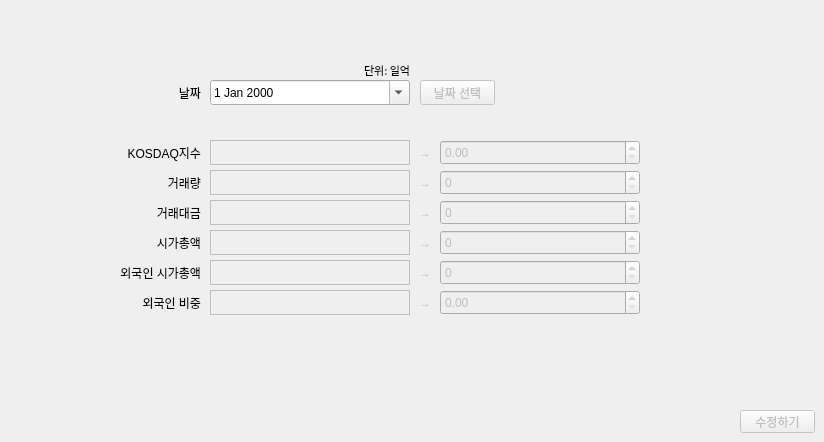
        <widget class="QWidget" name="kosdaq_tab_edit">
         <attribute name="title">
          <string>데이터 수정</string>
         </attribute>
         <widget class="QWidget" name="widget_3" native="true">
          <property name="geometry">
           <rect>
            <x>70</x>
            <y>50</y>
            <width>731</width>
            <height>300</height>
           </rect>
          </property>
          <widget class="QLabel" name="kosdaq_label_edit">
           <property name="geometry">
            <rect>
             <x>140</x>
             <y>60</y>
             <width>200</width>
             <height>20</height>
            </rect>
           </property>
           <property name="sizePolicy">
            <sizepolicy hsizetype="Preferred" vsizetype="Preferred">
             <horstretch>0</horstretch>
             <verstretch>0</verstretch>
            </sizepolicy>
           </property>
           <property name="font">
            <font>
             <family>맑은 고딕</family>
             <pointsize>8</pointsize>
            </font>
           </property>
           <property name="text">
            <string/>
           </property>
           <property name="alignment">
            <set>Qt::AlignRight|Qt::AlignTop|Qt::AlignTrailing</set>
           </property>
          </widget>
          <widget class="QLabel" name="label_22">
           <property name="geometry">
            <rect>
             <x>30</x>
             <y>120</y>
             <width>101</width>
             <height>25</height>
            </rect>
           </property>
           <property name="text">
            <string>거래량</string>
           </property>
           <property name="alignment">
            <set>Qt::AlignRight|Qt::AlignTrailing|Qt::AlignVCenter</set>
           </property>
          </widget>
          <widget class="QDateEdit" name="kosdaq_date_edit">
           <property name="geometry">
            <rect>
             <x>140</x>
             <y>30</y>
             <width>200</width>
             <height>25</height>
            </rect>
           </property>
           <property name="calendarPopup">
            <bool>true</bool>
           </property>
          </widget>
          <widget class="QLabel" name="label_23">
           <property name="geometry">
            <rect>
             <x>30</x>
             <y>150</y>
             <width>101</width>
             <height>25</height>
            </rect>
           </property>
           <property name="text">
            <string>거래대금</string>
           </property>
           <property name="alignment">
            <set>Qt::AlignRight|Qt::AlignTrailing|Qt::AlignVCenter</set>
           </property>
          </widget>
          <widget class="QLabel" name="label_24">
           <property name="geometry">
            <rect>
             <x>30</x>
             <y>210</y>
             <width>101</width>
             <height>25</height>
            </rect>
           </property>
           <property name="text">
            <string>외국인 시가총액</string>
           </property>
           <property name="alignment">
            <set>Qt::AlignRight|Qt::AlignTrailing|Qt::AlignVCenter</set>
           </property>
          </widget>
          <widget class="QLabel" name="label_25">
           <property name="geometry">
            <rect>
             <x>30</x>
             <y>180</y>
             <width>101</width>
             <height>25</height>
            </rect>
           </property>
           <property name="text">
            <string>시가총액</string>
           </property>
           <property name="alignment">
            <set>Qt::AlignRight|Qt::AlignTrailing|Qt::AlignVCenter</set>
           </property>
          </widget>
          <widget class="QWidget" name="kosdaq_group_edit" native="true">
           <property name="enabled">
            <bool>false</bool>
           </property>
           <property name="geometry">
            <rect>
             <x>140</x>
             <y>90</y>
             <width>521</width>
             <height>191</height>
            </rect>
           </property>
           <widget class="QDoubleSpinBox" name="kosdaq_spin_edit6">
            <property name="geometry">
             <rect>
              <x>230</x>
              <y>150</y>
              <width>200</width>
              <height>25</height>
             </rect>
            </property>
            <property name="decimals">
             <number>2</number>
            </property>
            <property name="maximum">
             <double>9999.989999999999782</double>
            </property>
            <property name="singleStep">
             <double>0.010000000000000</double>
            </property>
           </widget>
           <widget class="QSpinBox" name="kosdaq_spin_edit2">
            <property name="geometry">
             <rect>
              <x>230</x>
              <y>30</y>
              <width>200</width>
              <height>25</height>
             </rect>
            </property>
            <property name="maximum">
             <number>999999999</number>
            </property>
           </widget>
           <widget class="QDoubleSpinBox" name="kosdaq_spin_edit1">
            <property name="geometry">
             <rect>
              <x>230</x>
              <y>0</y>
              <width>200</width>
              <height>25</height>
             </rect>
            </property>
            <property name="decimals">
             <number>2</number>
            </property>
            <property name="maximum">
             <double>9999.989999999999782</double>
            </property>
            <property name="singleStep">
             <double>0.010000000000000</double>
            </property>
           </widget>
           <widget class="QSpinBox" name="kosdaq_spin_edit3">
            <property name="geometry">
             <rect>
              <x>230</x>
              <y>60</y>
              <width>200</width>
              <height>25</height>
             </rect>
            </property>
            <property name="maximum">
             <number>999999999</number>
            </property>
           </widget>
           <widget class="QSpinBox" name="kosdaq_spin_edit4">
            <property name="geometry">
             <rect>
              <x>230</x>
              <y>90</y>
              <width>200</width>
              <height>25</height>
             </rect>
            </property>
            <property name="maximum">
             <number>999999999</number>
            </property>
           </widget>
           <widget class="QSpinBox" name="kosdaq_spin_edit5">
            <property name="geometry">
             <rect>
              <x>230</x>
              <y>120</y>
              <width>200</width>
              <height>25</height>
             </rect>
            </property>
            <property name="maximum">
             <number>999999999</number>
            </property>
           </widget>
           <widget class="QLabel" name="kosdaq_label_edit4">
            <property name="geometry">
             <rect>
              <x>0</x>
              <y>90</y>
              <width>200</width>
              <height>25</height>
             </rect>
            </property>
            <property name="autoFillBackground">
             <bool>false</bool>
            </property>
            <property name="frameShape">
             <enum>QFrame::Box</enum>
            </property>
            <property name="text">
             <string/>
            </property>
           </widget>
           <widget class="QLabel" name="kosdaq_label_edit6">
            <property name="geometry">
             <rect>
              <x>0</x>
              <y>150</y>
              <width>200</width>
              <height>25</height>
             </rect>
            </property>
            <property name="autoFillBackground">
             <bool>false</bool>
            </property>
            <property name="frameShape">
             <enum>QFrame::Box</enum>
            </property>
            <property name="text">
             <string/>
            </property>
           </widget>
           <widget class="QLabel" name="kosdaq_label_edit1">
            <property name="geometry">
             <rect>
              <x>0</x>
              <y>0</y>
              <width>200</width>
              <height>25</height>
             </rect>
            </property>
            <property name="autoFillBackground">
             <bool>false</bool>
            </property>
            <property name="frameShape">
             <enum>QFrame::Box</enum>
            </property>
            <property name="text">
             <string/>
            </property>
           </widget>
           <widget class="QLabel" name="kosdaq_label_edit3">
            <property name="geometry">
             <rect>
              <x>0</x>
              <y>60</y>
              <width>200</width>
              <height>25</height>
             </rect>
            </property>
            <property name="autoFillBackground">
             <bool>false</bool>
            </property>
            <property name="frameShape">
             <enum>QFrame::Box</enum>
            </property>
            <property name="text">
             <string/>
            </property>
           </widget>
           <widget class="QLabel" name="kosdaq_label_edit5">
            <property name="geometry">
             <rect>
              <x>0</x>
              <y>120</y>
              <width>200</width>
              <height>25</height>
             </rect>
            </property>
            <property name="autoFillBackground">
             <bool>false</bool>
            </property>
            <property name="frameShape">
             <enum>QFrame::Box</enum>
            </property>
            <property name="text">
             <string/>
            </property>
           </widget>
           <widget class="QLabel" name="kosdaq_label_edit2">
            <property name="geometry">
             <rect>
              <x>0</x>
              <y>30</y>
              <width>200</width>
              <height>25</height>
             </rect>
            </property>
            <property name="autoFillBackground">
             <bool>false</bool>
            </property>
            <property name="frameShape">
             <enum>QFrame::Box</enum>
            </property>
            <property name="text">
             <string/>
            </property>
           </widget>
           <widget class="QLabel" name="label_53">
            <property name="geometry">
             <rect>
              <x>200</x>
              <y>0</y>
              <width>30</width>
              <height>25</height>
             </rect>
            </property>
            <property name="text">
             <string>→</string>
            </property>
            <property name="alignment">
             <set>Qt::AlignCenter</set>
            </property>
           </widget>
           <widget class="QLabel" name="label_54">
            <property name="geometry">
             <rect>
              <x>200</x>
              <y>30</y>
              <width>30</width>
              <height>25</height>
             </rect>
            </property>
            <property name="text">
             <string>→</string>
            </property>
            <property name="alignment">
             <set>Qt::AlignCenter</set>
            </property>
           </widget>
           <widget class="QLabel" name="label_55">
            <property name="geometry">
             <rect>
              <x>200</x>
              <y>60</y>
              <width>30</width>
              <height>25</height>
             </rect>
            </property>
            <property name="text">
             <string>→</string>
            </property>
            <property name="alignment">
             <set>Qt::AlignCenter</set>
            </property>
           </widget>
           <widget class="QLabel" name="label_56">
            <property name="geometry">
             <rect>
              <x>200</x>
              <y>90</y>
              <width>30</width>
              <height>25</height>
             </rect>
            </property>
            <property name="text">
             <string>→</string>
            </property>
            <property name="alignment">
             <set>Qt::AlignCenter</set>
            </property>
           </widget>
           <widget class="QLabel" name="label_57">
            <property name="geometry">
             <rect>
              <x>200</x>
              <y>120</y>
              <width>30</width>
              <height>25</height>
             </rect>
            </property>
            <property name="text">
             <string>→</string>
            </property>
            <property name="alignment">
             <set>Qt::AlignCenter</set>
            </property>
           </widget>
           <widget class="QLabel" name="label_58">
            <property name="geometry">
             <rect>
              <x>200</x>
              <y>150</y>
              <width>30</width>
              <height>25</height>
             </rect>
            </property>
            <property name="text">
             <string>→</string>
            </property>
            <property name="alignment">
             <set>Qt::AlignCenter</set>
            </property>
           </widget>
          </widget>
          <widget class="QLabel" name="label_26">
           <property name="geometry">
            <rect>
             <x>30</x>
             <y>90</y>
             <width>101</width>
             <height>25</height>
            </rect>
           </property>
           <property name="text">
            <string>KOSDAQ지수</string>
           </property>
           <property name="alignment">
            <set>Qt::AlignRight|Qt::AlignTrailing|Qt::AlignVCenter</set>
           </property>
          </widget>
          <widget class="QLabel" name="label_27">
           <property name="geometry">
            <rect>
             <x>30</x>
             <y>30</y>
             <width>101</width>
             <height>25</height>
            </rect>
           </property>
           <property name="text">
            <string>날짜</string>
           </property>
           <property name="alignment">
            <set>Qt::AlignRight|Qt::AlignTrailing|Qt::AlignVCenter</set>
           </property>
          </widget>
          <widget class="QLabel" name="label_28">
           <property name="geometry">
            <rect>
             <x>30</x>
             <y>240</y>
             <width>101</width>
             <height>25</height>
            </rect>
           </property>
           <property name="text">
            <string>외국인 비중</string>
           </property>
           <property name="alignment">
            <set>Qt::AlignRight|Qt::AlignTrailing|Qt::AlignVCenter</set>
           </property>
          </widget>
          <widget class="QLabel" name="label_31">
           <property name="geometry">
            <rect>
             <x>240</x>
             <y>10</y>
             <width>100</width>
             <height>20</height>
            </rect>
           </property>
           <property name="font">
            <font>
             <family>맑은 고딕</family>
             <pointsize>8</pointsize>
            </font>
           </property>
           <property name="text">
            <string>단위: 일억</string>
           </property>
           <property name="alignment">
            <set>Qt::AlignRight|Qt::AlignTrailing|Qt::AlignVCenter</set>
           </property>
          </widget>
          <widget class="QPushButton" name="kosdaq_btn_editDate">
           <property name="enabled">
            <bool>false</bool>
           </property>
           <property name="geometry">
            <rect>
             <x>350</x>
             <y>30</y>
             <width>75</width>
             <height>25</height>
            </rect>
           </property>
           <property name="text">
            <string>날짜 선택</string>
           </property>
          </widget>
         </widget>
         <widget class="QPushButton" name="kosdaq_btn_edit">
          <property name="enabled">
           <bool>false</bool>
          </property>
          <property name="geometry">
           <rect>
            <x>740</x>
            <y>410</y>
            <width>75</width>
            <height>23</height>
           </rect>
          </property>
          <property name="text">
           <string>수정하기</string>
          </property>
         </widget>
        </widget>
